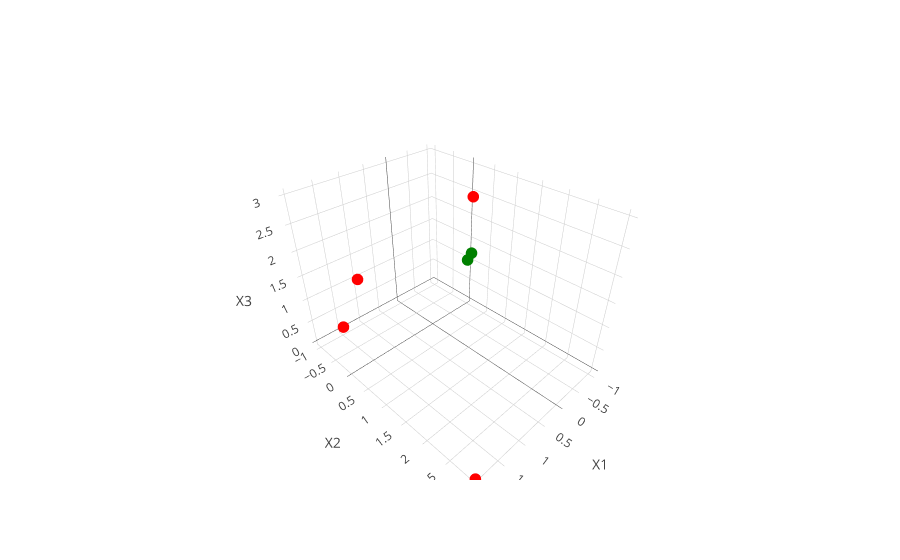

This figure's notebook cell:
### Code cell
trace = go.Scatter3d(
    x=observations['X1'], 
    y=observations['X2'], 
    z=observations['X3'],
    mode='markers',
    marker = dict(
        size=4,
        color=observations['Y'].apply(lambda s: s.lower())
    )
)
layout = go.Layout(
    scene=dict(
        xaxis=dict(title='X1'),
        yaxis=dict(title='X2'),
        zaxis=dict(title='X3'),
    ),
    height=600
)
fig = go.Figure(data=[trace], layout=layout)
plotly.iplot(fig)

### Figure 1 — Plotly figure (JSON) as saved in the notebook; plotly's stock layout.template omitted (floating-point values rounded to 4 significant figures)
{"data": [{"marker": {"color": ["red", "red", "red", "green", "green", "red"], "size": 4}, "mode": "markers", "type": "scatter3d", "uid": "0ef0f97c-321b-4b24-8d72-74131fb68fdc", "x": [2, 2, 0, 0, -1, 1], "y": [3, 0, 1, 1, 0, -1], "z": [0, 1, 3, 2, 1, 1]}], "layout": {"autosize": true, "scene": {"aspectmode": "auto", "aspectratio": {"x": 0.9086, "y": 1.211, "z": 0.9086}, "xaxis": {"title": {"text": "X1"}, "type": "linear"}, "yaxis": {"title": {"text": "X2"}, "type": "linear"}, "zaxis": {"title": {"text": "X3"}, "type": "linear"}}}}
